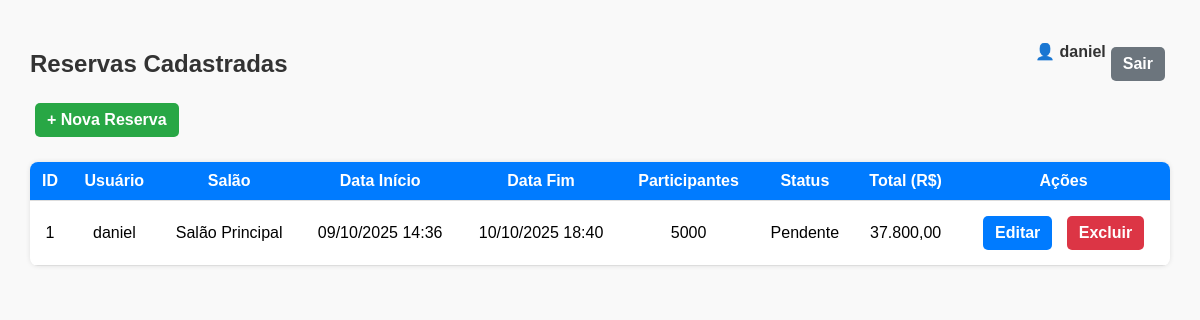
The page /crud/list_reservas.php (signed in) on the database its author committed.
### tables this page shows
CREATE TABLE IF NOT EXISTS `reserva` (
  `id_reserva` int(11) NOT NULL AUTO_INCREMENT,
  `id_usuario` bigint(20) NOT NULL,
  `id_salao` int(11) NOT NULL,
  `data_evento_inicio` timestamp NOT NULL DEFAULT current_timestamp() ON UPDATE current_timestamp(),
  `data_evento_fim` timestamp NULL DEFAULT NULL,
  `data_criacao` timestamp NOT NULL DEFAULT current_timestamp(),
  `status` enum('pendente','confirmada','cancelada','concluida') NOT NULL,
  `numero_participantes_est` int(11) DEFAULT NULL,
  `observacoes` text DEFAULT NULL,
  `forma_pagamento` varchar(100) DEFAULT NULL,
  `total_previsto` decimal(12,2) DEFAULT NULL,
  PRIMARY KEY (`id_reserva`),
  KEY `id_usuario` (`id_usuario`),
  KEY `id_salao` (`id_salao`)
);

CREATE TABLE IF NOT EXISTS `usuario` (
  `id_usuario` bigint(20) NOT NULL AUTO_INCREMENT,
  `nome` varchar(255) NOT NULL,
  `data_criacao` timestamp NOT NULL DEFAULT current_timestamp(),
  `ativo` tinyint(1) NOT NULL,
  `senha` varchar(255) NOT NULL,
  PRIMARY KEY (`id_usuario`)
);

CREATE TABLE IF NOT EXISTS `salao` (
  `id_salao` int(11) NOT NULL AUTO_INCREMENT,
  `nome` varchar(255) NOT NULL,
  `descricao` text DEFAULT NULL,
  `capacidade_max` int(11) DEFAULT NULL,
  `area_m2` decimal(10,2) DEFAULT NULL,
  `endereco_id` int(11) DEFAULT NULL,
  `status` enum('ativo','manutencao','inativo') NOT NULL,
  `horario_abertura` time DEFAULT NULL,
  `horario_fechamento` time DEFAULT NULL,
  PRIMARY KEY (`id_salao`),
  KEY `FK_Salao_EnderecoSalao` (`endereco_id`)
);

### crud/list_reservas.php (the view, shortened to what this page needs)
<?php
include "../connection.php";
$sql = "SELECT
            r.id_reserva,
            u.nome AS usuario_nome,
            s.nome AS salao_nome,
            r.data_evento_inicio,
            r.data_evento_fim,
            r.numero_participantes_est,
            r.status,
            r.total_previsto
        FROM Reserva r
        JOIN Usuario u ON r.id_usuario = u.id_usuario
        JOIN Salao s ON r.id_salao = s.id_salao
        ORDER BY r.data_evento_inicio DESC";
$result = $conn->query($sql);
?>
<!DOCTYPE html>
<html lang="pt-br">
<head>
</head>
<body>
    <div class="top-bar">
        <h2>Reservas Cadastradas</h2>
        <div>
            <span class="usuario-logado">👤 <?= htmlspecialchars($_SESSION['usuario_nome']) ?></span>
            <a href="../logout.php" class="button btn-logout">Sair</a>
        </div>
    </div>
    <a href="nova_reserva.php" class="button btn-add">+ Nova Reserva</a>
    <?php if ($result->num_rows > 0): ?>
        <table>
            <tr>
                <th>ID</th>
                <th>Usuário</th>
                <th>Salão</th>
                <th>Data Início</th>
                <th>Data Fim</th>
                <th>Participantes</th>
                <th>Status</th>
                <th>Total (R$)</th>
                <th>Ações</th>
            </tr>
            <?php while ($row = $result->fetch_assoc()): ?>
                <tr>
                    <td><?= $row['id_reserva'] ?></td>
                    <td><?= htmlspecialchars($row['usuario_nome']) ?></td>
                    <td><?= htmlspecialchars($row['salao_nome']) ?></td>
                    <td><?= date('d/m/Y H:i', strtotime($row['data_evento_inicio'])) ?></td>
                    <td><?= $row['data_evento_fim'] ? date('d/m/Y H:i', strtotime($row['data_evento_fim'])) : '-' ?></td>
                    <td><?= $row['numero_participantes_est'] ?></td>
                    <td><?= ucfirst($row['status']) ?></td>
                    <td><?= number_format($row['total_previsto'], 2, ',', '.') ?></td>
                    <td>
                        <a href="edit_reserva.php?id=<?= $row['id_reserva'] ?>" class="button btn-edit">Editar</a>
                        <a href="delete_reserva.php?id=<?= $row['id_reserva'] ?>"
                        onclick="return confirm('Tem certeza que deseja excluir esta reserva?');"
                        class="button btn-del">Excluir</a>
                    </td>
                </tr>
            <?php endwhile; ?>
        </table>
    <?php else: ?>
        <p style="text-align:center; margin-top:20px;">Nenhuma reserva cadastrada.</p>
    <?php endif; ?>
</body>
</html>

### crud/list_reservas.php (style rules this page uses)
body { font-family: Arial, sans-serif; margin: 30px; background-color: #f9f9f9; }
h2 { text-align: center; color: #333; }
table { width: 100%; border-collapse: collapse; margin-top: 20px; background: white; border-radius: 8px; overflow: hidden; box-shadow: 0 0 5px rgba(0,0,0,0.1); }
th, td { padding: 10px; border-bottom: 1px solid #ddd; text-align: center; }
th { background-color: #007bff; color: white; }
a.button { display: inline-block; padding: 8px 12px; margin: 5px; border-radius: 5px; color: white; text-decoration: none; font-weight: bold; }
.btn-add { background-color: #28a745; }
.btn-edit { background-color: #007bff; }
.btn-del { background-color: #dc3545; }
.btn-logout { background-color: #6c757d; float: right; }
.top-bar { display: flex; justify-content: space-between; align-items: center; }
.usuario-logado { font-weight: bold; color: #333; }

### rows shown on the page
reserva: id_reserva "1", id_usuario.nome "daniel", id_salao.nome "Salão Principal", data_evento_inicio "09/10/2025 14:36", data_evento_fim "10/10/2025 18:40", numero_participantes_est "5000", status "Pendente", total_previsto "37.800,00"

### other values the page prints
$_SESSION['usuario_nome'] "daniel"
